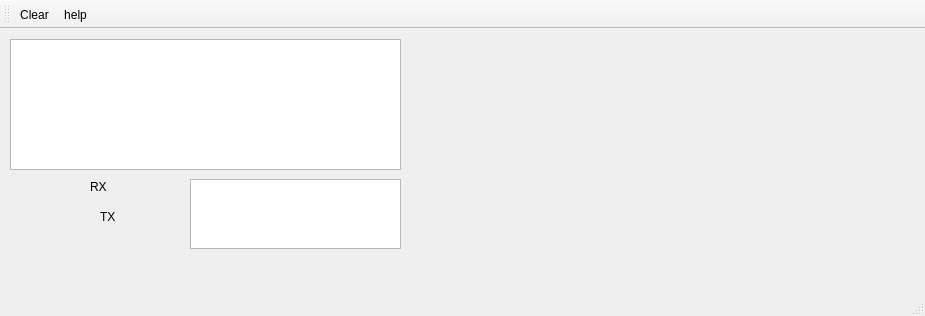
<?xml version="1.0" encoding="UTF-8"?>
<ui version="4.0">
 <class>serialrxtx</class>
 <widget class="QMainWindow" name="serialrxtx">
  <property name="geometry">
   <rect>
    <x>0</x>
    <y>0</y>
    <width>925</width>
    <height>316</height>
   </rect>
  </property>
  <property name="windowTitle">
   <string>serialrxtx</string>
  </property>
  <widget class="QWidget" name="centralWidget">
   <widget class="QPlainTextEdit" name="txtRx">
    <property name="geometry">
     <rect>
      <x>10</x>
      <y>10</y>
      <width>391</width>
      <height>131</height>
     </rect>
    </property>
    <property name="verticalScrollBarPolicy">
     <enum>Qt::ScrollBarAsNeeded</enum>
    </property>
    <property name="sizeAdjustPolicy">
     <enum>QAbstractScrollArea::AdjustToContents</enum>
    </property>
    <property name="overwriteMode">
     <bool>false</bool>
    </property>
   </widget>
   <widget class="QPlainTextEdit" name="txtTx">
    <property name="geometry">
     <rect>
      <x>190</x>
      <y>150</y>
      <width>211</width>
      <height>70</height>
     </rect>
    </property>
   </widget>
   <widget class="QLabel" name="label">
    <property name="geometry">
     <rect>
      <x>90</x>
      <y>150</y>
      <width>57</width>
      <height>15</height>
     </rect>
    </property>
    <property name="text">
     <string>RX</string>
    </property>
   </widget>
   <widget class="QLabel" name="label_2">
    <property name="geometry">
     <rect>
      <x>100</x>
      <y>180</y>
      <width>57</width>
      <height>15</height>
     </rect>
    </property>
    <property name="text">
     <string>TX</string>
    </property>
   </widget>
   <widget class="QCustomPlot" name="myPlot" native="true">
    <property name="geometry">
     <rect>
      <x>420</x>
      <y>10</y>
      <width>481</width>
      <height>211</height>
     </rect>
    </property>
   </widget>
  </widget>
  <widget class="QMenuBar" name="menuBar">
   <property name="geometry">
    <rect>
     <x>0</x>
     <y>0</y>
     <width>925</width>
     <height>20</height>
    </rect>
   </property>
  </widget>
  <widget class="QToolBar" name="mainToolBar">
   <attribute name="toolBarArea">
    <enum>TopToolBarArea</enum>
   </attribute>
   <attribute name="toolBarBreak">
    <bool>false</bool>
   </attribute>
   <addaction name="actionClear"/>
   <addaction name="actionHelp"/>
  </widget>
  <widget class="QStatusBar" name="statusBar"/>
  <action name="actionClear">
   <property name="text">
    <string>Clear</string>
   </property>
  </action>
  <action name="actionHelp">
   <property name="text">
    <string>help</string>
   </property>
  </action>
 </widget>
 <layoutdefault spacing="6" margin="11"/>
 <customwidgets>
  <customwidget>
   <class>QCustomPlot</class>
   <extends>QWidget</extends>
   <header>qcustomplot/qcustomplot.h</header>
   <container>1</container>
  </customwidget>
 </customwidgets>
 <resources/>
 <connections/>
</ui>
